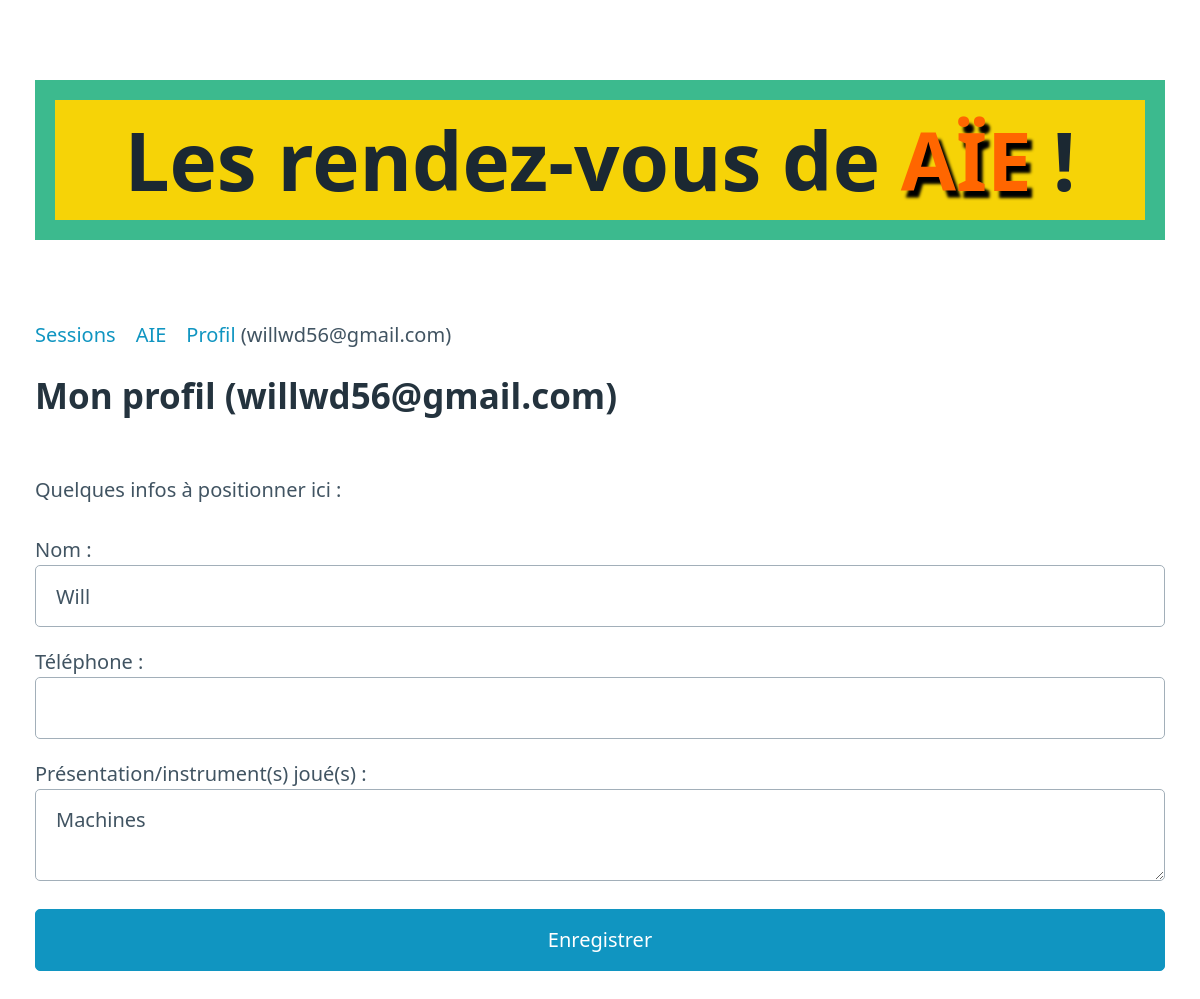
The page /291c6ca8235540329d23e912b19f2dca/profile/ on the database its author committed.
### models.py (models this page shows)
class Member(Model):
    uuid = UUIDField(index=True, unique=True)
    name = CharField(unique=True, default='')
    email = CharField(index=True, unique=True, default='')
    phone = CharField(default='')
    infos = TextField(default='')
    admin = BooleanField(default=False)
    class Meta:
        database = db

### server.py (the view)
@app.route('/<uuid>/profile/', methods=['GET', 'POST'])
def profile(uuid):
    member = Member.get(Member.uuid == uuid)
    if request.method == "POST":
        member.name = request.form.get('name')
        member.phone = request.form.get('phone')
        member.infos = request.form.get('infos')
        member.save()
        return redirect(url_for('sessions', uuid=uuid))
    member = Member.get(Member.uuid == uuid)
    return render_template('profile.html', member=member)

### server.py (called while the page is built)
@app.before_request
def _db_connect():
    db.connect()

@app.teardown_request
def _db_close(exc):
    if not db.is_closed():
        db.close()

### templates/profile.html
{% extends "base.html" %}
{% block content %}
<h2>Mon profil ({{ member.email }})</h2>
<p>
  Quelques infos à positionner ici :
</p>
<p>
  <form method="POST">
    Nom : <input name="name" value="{{ member.name }}"></input>
    Téléphone : <input name="phone" value="{{ member.phone }}"></input>
    Présentation/instrument(s) joué(s) : <textarea name="infos">{{ member.infos }}</textarea>
    <input type="submit" value="Enregistrer"></input>
  </form>
</p>
{% endblock %}

### templates/base.html (shortened to what this page needs)
<!DOCTYPE html>
<html lang="fr">
  <head>
    <link rel="stylesheet" href="/static/pico.min.css">
  </head>
  <body>
    <main class="container">
      <h1>Les rendez-vous de <span class="aie">AÏE</span> !</h1>
      {% if member %}
      <nav>
	<ul>
	  <li><a href="{{ url_for('sessions', uuid=member.uuid) }}">Sessions</a></li>
	  <li><a href="https://aie.franceimpro.net">AIE</a></li>
	  <li><a href="{{ url_for('profile', uuid=member.uuid) }}">Profil</a> ({{ member.email }})</li>
	</ul>
      </nav>
      {% endif %}
      {% block content %}
      {% endblock %}
    </main>
  </body>
</html>

### templates/base.html (style rules this page uses)
h1 { background-color: #f6d307; padding: 0em; text-align: center; border: 20px solid #3cba8e; font-size: 4em; }
:root span.aie { color: #ff6600 !important; text-shadow: black 5px 7px 3px; }

### rows shown on the page
Member: email "willwd56@gmail.com", name "Will", infos "Machines"
